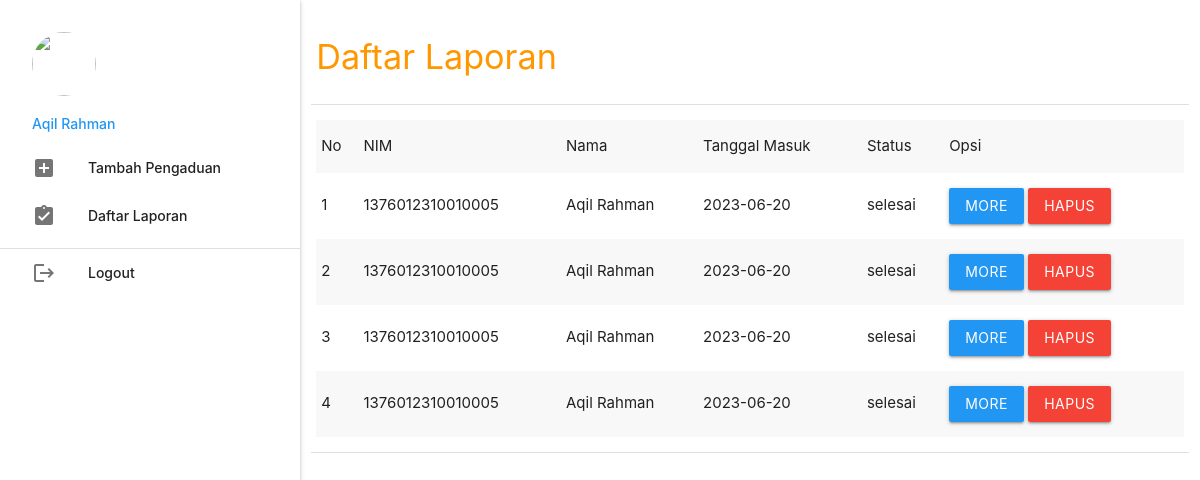
/mahasiswa/index.php?p=daftar_laporan (signed in), run on the app's committed database.
### tables this page shows
CREATE TABLE `pengaduan` (
  `id_pengaduan` int(5) NOT NULL,
  `tgl_pengaduan` varchar(20) NOT NULL,
  `nik` varchar(16) NOT NULL,
  `isi_laporan` text NOT NULL,
  `foto` varchar(255) NOT NULL,
  `status` enum('proses','selesai') NOT NULL
);

CREATE TABLE `mahasiswa` (
  `nim` varchar(16) NOT NULL,
  `nama` varchar(35) NOT NULL,
  `username` varchar(25) NOT NULL,
  `password` varchar(255) NOT NULL,
  `telp` varchar(13) NOT NULL
);

### mahasiswa/daftar_laporan.php (the view, shortened to what this page needs)
<table class="responsive-table" border="1" style="width: 100%;">
	<tr>
		<td><h4 class="orange-text hide-on-med-and-down">Daftar Laporan</h4></td>
	</tr>
	<tr>
		<td>
			<table border="3" class="responsive-table striped highlight">
				<tr>
					<td>No</td>
					<td>NIM</td>
					<td>Nama</td>
					<td>Tanggal Masuk</td>
					<td>Status</td>
					<td>Opsi</td>
				</tr>
				<?php
					$no=1;
					$pengaduan = mysqli_query($koneksi,"SELECT * FROM pengaduan INNER JOIN mahasiswa ON pengaduan.nik=mahasiswa.nim INNER JOIN tanggapan ON pengaduan.id_pengaduan=tanggapan.id_pengaduan WHERE pengaduan.nik='".$_SESSION['data']['nim']."' ORDER BY pengaduan.id_pengaduan DESC");
					while ($r=mysqli_fetch_assoc($pengaduan)) { ?>
					<tr>
						<td><?php echo $no++; ?></td>
						<td><?php echo $r['nim']; ?></td>
						<td><?php echo $r['nama']; ?></td>
						<td><?php echo $r['tgl_pengaduan']; ?></td>
						<td><?php echo $r['status']; ?></td>
						<td>
							<a class="btn blue modal-trigger" href="#tanggapan&id_pengaduan=<?php echo $r['id_pengaduan'] ?>">More</a>
							<a class="btn red" onclick="return confirm('Anda Yakin Ingin Menghapus Y/N')" href="index.php?p=pengaduan_hapus&id_pengaduan=<?php echo $r['id_pengaduan'] ?>">Hapus</a></td>
					</tr>
				<?php	}
				 ?>
			</table>
		</td>
	</tr>
</table>

### data on the page
pengaduan: mahasiswa.nim "1376012310010005", mahasiswa.nama "Aqil Rahman", tgl_pengaduan "2023-06-20", status "selesai"
pengaduan: mahasiswa.nim "1376012310010005", mahasiswa.nama "Aqil Rahman", tgl_pengaduan "2023-06-20", status "selesai"
pengaduan: mahasiswa.nim "1376012310010005", mahasiswa.nama "Aqil Rahman", tgl_pengaduan "2023-06-20", status "selesai"
pengaduan: mahasiswa.nim "1376012310010005", mahasiswa.nama "Aqil Rahman", tgl_pengaduan "2023-06-20", status "selesai"

### other printed values
$_SESSION['data']['nama'] "Aqil Rahman"
